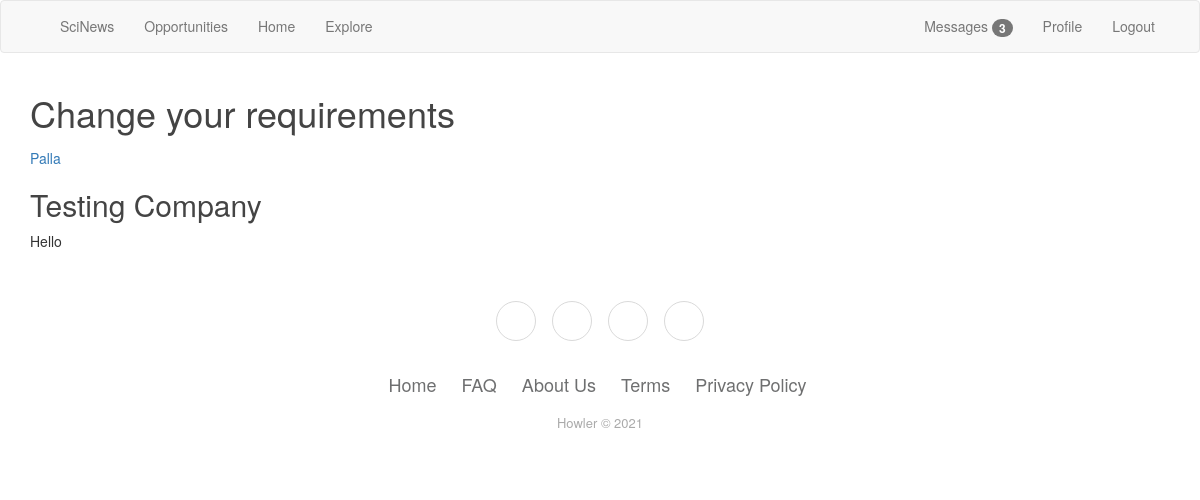
Page /job/5 (signed in) on the earlier database version.
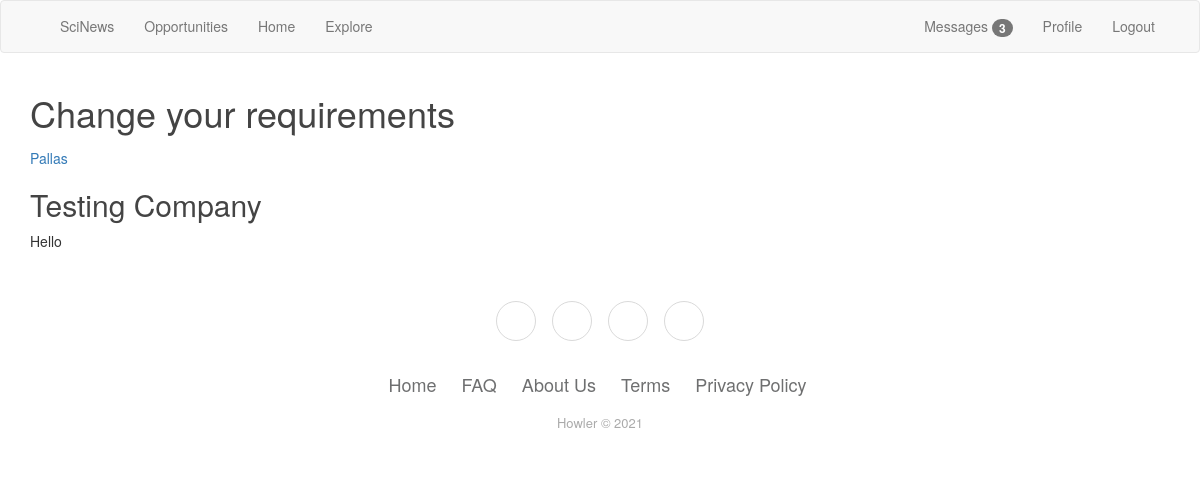
Same page on the later database version.
### app/models.py (models this page shows, shortened)
class User(UserMixin,db.Model):
    id = db.Column(db.Integer, primary_key=True)
    username = db.Column(db.String(64), index=True, unique=True)
    email = db.Column(db.String(120), index=True, unique=True)
    password_hash = db.Column(db.String(128))
    posts = db.relationship('Post', backref='author', lazy='dynamic')
    job = db.relationship('Jobpost', backref='author', lazy='dynamic')  #This will also link with jobpost
    about_me = db.Column(db.String(1500)) #Places data about the user here
    last_seen = db.Column(db.DateTime, default=datetime.utcnow)
    followed = db.relationship(
        'User', secondary=followers,
        primaryjoin=(followers.c.follower_id == id),
        secondaryjoin=(followers.c.followed_id == id),
        backref=db.backref('followers', lazy='dynamic'), lazy='dynamic')
    messages_sent = db.relationship('Message',
                                    foreign_keys='Message.sender_id',
                                    backref='author', lazy='dynamic')
    messages_received = db.relationship('Message',
                                        foreign_keys='Message.recipient_id',
                                        backref='recipient', lazy='dynamic')
    last_message_read_time = db.Column(db.DateTime)
    def new_messages(self):
        last_read_time = self.last_message_read_time or datetime(1900, 1, 1)
        return Message.query.filter_by(recipient=self).filter(
            Message.timestamp > last_read_time).count()

class Jobpost(db.Model):
    id = db.Column(db.Integer, primary_key=True)
    title = db.Column(db.String(100), nullable=False)
    date_posted = db.Column(db.DateTime, nullable=False, default=datetime.utcnow)
    content = db.Column(db.Text, nullable=False)
    user_id = db.Column(db.Integer, db.ForeignKey('user.id'), nullable=False)

### app/routes.py (the view)
@app.route('/job/<int:job_id>')
def job (job_id):
    post =Jobpost.query.get_or_404(job_id)  #Gets the id of the post clicked.
    return render_template('job.html', title=post.title, post=post)

### app/models.py (called while the page is built)
@login.user_loader
def load_user(id):
    return User.query.get(int(id))

### app/routes.py (called while the page is built)
@app.before_request  #Checks if user is logged to know when they have been last seen.
def before_request():
    if current_user.is_authenticated:
        current_user.last_seen = datetime.utcnow()
        db.session.commit()
    g.locale = str(get_locale())

@app.before_request
def before_request():
    g.locale = str(get_locale())

### app/templates/job.html
{% extends "base.html" %}
{% block app_content %}
    {% import 'bootstrap/wtf.html' as wtf %}
     <h1 >{{ _('Change your requirements') }}</h1>
        <article class="media content-section">
          <div class="media-body">
            <div class="article-metadata">
              <a class="mr-2" href="#">{{ post.author.username }}</a>
            </div>
            <h2 class = "article-title">{{ post.title }}</h2>
            <p class="article-content">{{ post.content }}</p>
          </div>
        </article>
{% endblock %}

### app/templates/base.html (shortened to what this page needs)
{% extends 'bootstrap/base.html' %}
{% block navbar %}
    <nav class="navbar navbar-default">
        <div class="container">
            <div class="navbar-header">
                <a class="navbar-brand" href="{{ url_for('home') }}">{{_(Howler)}}</a>
            </div>
            <div class="collapse navbar-collapse" id="bs-example-navbar-collapse-1">
                <ul class="nav navbar-nav">
                    <li><a  href="{{ url_for('get_news')}}"> {{ _('SciNews') }} </a></li>
                     <li><a  href="{{ url_for('opportunity')}}"> {{_('Opportunities')}}</a></li>
                    <li><a href="{{ url_for('home') }}">{{ _('Home') }}</a></li>
                    <li><a href="{{ url_for('explore') }}">{{ _('Explore') }}</a></li>
                </ul>
                <ul class="nav navbar-nav navbar-right">
                    {% if current_user.is_anonymous %}
                    <li><a href="{{ url_for('login') }}">{{ _('Login') }}</a></li>
                    {% else %}
                    <li><a href="{{ url_for('messages') }}">
                            {{ _('Messages') }}
                             {% set new_messages = current_user.new_messages() %}
                            {% if new_messages %}
                            <span class="badge">{{ new_messages }}</span>
                            {% endif %}
                        </a></li>
                    <li><a href="{{ url_for('user', username=current_user.username) }}">{{ _('Profile') }}</a></li>
                    <li><a href="{{ url_for('logout') }}">{{ _('Logout') }}</a></li>
                    {% endif %}
                </ul>
            </div>
        </div>
    </nav>
{% endblock %}
{% block content %}
    <div class="container">
        {% block app_content %}{% endblock %}
    </div>
<div class="footer-basic">
        <footer>
            <div class="social"><a href="#"></a><a href="#"></a><a href="#"></a><a href="#"></a></div>
            <ul class="list-inline">
                <li class="list-inline-item"><a href="{{url_for('home')}}">{{_('Home')}}</a></li>
                <li class="list-inline-item"><a href="{{url_for('FAQ')}}">{{_('FAQ')}}</a></li>
                <li class="list-inline-item"><a href="{{url_for('about')}}">{{_('About Us')}}</a></li>
                <li class="list-inline-item"><a href="#">{{_('Terms')}}</a></li>
                <li class="list-inline-item"><a href="#">{{_('Privacy Policy')}}</a></li>
            </ul>
            <p class="copyright">Howler © 2021</p>
        </footer>
    </div>
{% endblock %}
{% block styles %}
{{super()}}
  <link rel="stylesheet" href="{{url_for('.static', filename='main.css')}}">
{% endblock %}

### app/static/main.css (style rules this page uses)
h1, h2, h3, h4, h5, h6 { color: #444444; }
.footer-basic { padding:40px 0; background-color:#ffffff; color:#4b4c4d; }
.footer-basic ul { padding:0; list-style:none; text-align:center; font-size:18px; line-height:1.6; margin-bottom:0; }
.footer-basic li { padding:0 10px; }
.footer-basic ul a { color:inherit; text-decoration:none; opacity:0.8; }
.footer-basic .social { text-align:center; padding-bottom:25px; }
.footer-basic .social > a { font-size:24px; width:40px; height:40px; line-height:40px; display:inline-block; text-align:center; border-radius:50%; border:1px solid #ccc; margin:0 8px; color:inherit; opacity:0.75; }
.footer-basic .copyright { margin-top:15px; text-align:center; font-size:13px; color:#aaa; margin-bottom:0; }

Differences in the rows shown:
changed User: author.username "Palla" → "Pallas"
